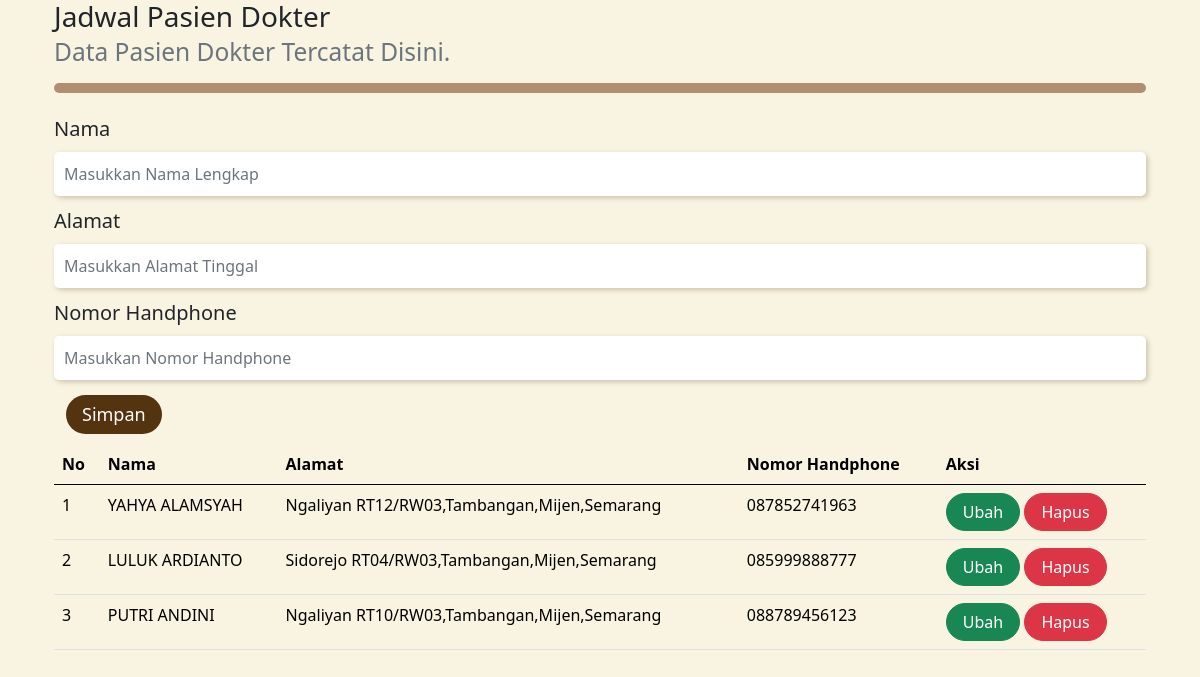
The app's page /pasien.php with its own data.
### tables this page shows
CREATE TABLE `pasien` (
  `id` int(11) UNSIGNED NOT NULL,
  `nama` varchar(255) NOT NULL,
  `alamat` varchar(255) NOT NULL,
  `no_hp` varchar(50) NOT NULL
);

### pasien.php (the view, shortened to what this page needs)
<!DOCTYPE html>
<html lang="en">
<head>
    <link rel="stylesheet" href="assets/css/bootstrap.css">
    <link href="https://cdn.jsdelivr.net/npm/bootstrap@5.0.2/dist/css/bootstrap.min.css"
    rel="stylesheet"
>
</head>
<body>
  <?php
    include_once("koneksi.php");
  ?>
  <div class="container">
    <h3>
      <br>
      <small class="text-muted">
        Data Pasien Dokter Tercatat Disini.
      </small>
    </h3>
    <hr class="garis">
    <form class="form row" method="POST" action="" name="myForm" onsubmit="return(validate());">
      <?php
        $nama = '';
        $alamat = '';
        $no_hp = '';
      ?>
      <div class="col-12">
        <label for="inputNama" class="form-label">
          Nama
        </label>
        <input type="text" class="form-control" name="nama" id="inputNama" placeholder="Masukkan Nama Lengkap" value="<?php echo $nama ?>">
      </div>
      <div class="col-12">
        <label for="inputAlamat" class="form-label">
          Alamat
        </label>
        <input type="text" class="form-control" name="alamat" id="inputAlamat" placeholder="Masukkan Alamat Tinggal" value="<?php echo $alamat ?>">
      </div>
      <div class="col-12">
        <label for="inputNoHp" class="form-label">
          Nomor Handphone
        </label>
        <input type="number" class="form-control" name="no_hp" id="inputNoHp" placeholder="Masukkan Nomor Handphone" value="<?php echo $no_hp ?>">
      </div>
      <div class="col">
        <button type="submit" class="btn btn-primary rounded-pill px-3" name="simpan">Simpan</button>
      </div>
    </form>
    <table class="table table-hover">
      <thead>
        <tr>
            <th scope="col">No</th>
            <th scope="col">Nama</th>
            <th scope="col">Alamat</th>
            <th scope="col">Nomor Handphone</th>
            <th scope="col">Aksi</th>
        </tr>
      </thead>
    <?php
      $result = mysqli_query($mysqli, "SELECT * FROM pasien");
      $no = 1;
      while ($data = mysqli_fetch_array($result)) {
    ?>
      <tr>
        <td><?php echo $no++ ?></td>
        <td><?php echo $data['nama'] ?></td>
        <td><?php echo $data['alamat'] ?></td>
        <td><?php echo $data['no_hp'] ?></td>
        <td>
          <a class="btn btn-success rounded-pill px-3" href="index.php?page=pasien&id=<?php echo $data['id'] ?>">Ubah</a>
          <a class="btn btn-danger rounded-pill px-3" href="index.php?page=pasien&id=<?php echo $data['id'] ?>&aksi=hapus">Hapus</a>
        </td>
      </tr>
      <?php
      }
      ?>
    </table>
  </div>
</body>
</html>

### pasien.php (style rules this page uses)
body { background: #F8F4E1; }
.garis { border: 5px solid #AF8F6F; border-radius: 5px; opacity: 1; }
.table { margin: 10px 0; }

### records on screen
pasien: nama "YAHYA ALAMSYAH", alamat "Ngaliyan RT12/RW03,Tambangan,Mijen,Semarang", no_hp "087852741963"
pasien: nama "LULUK ARDIANTO", alamat "Sidorejo RT04/RW03,Tambangan,Mijen,Semarang", no_hp "085999888777"
pasien: nama "PUTRI ANDINI", alamat "Ngaliyan RT10/RW03,Tambangan,Mijen,Semarang", no_hp "088789456123"
